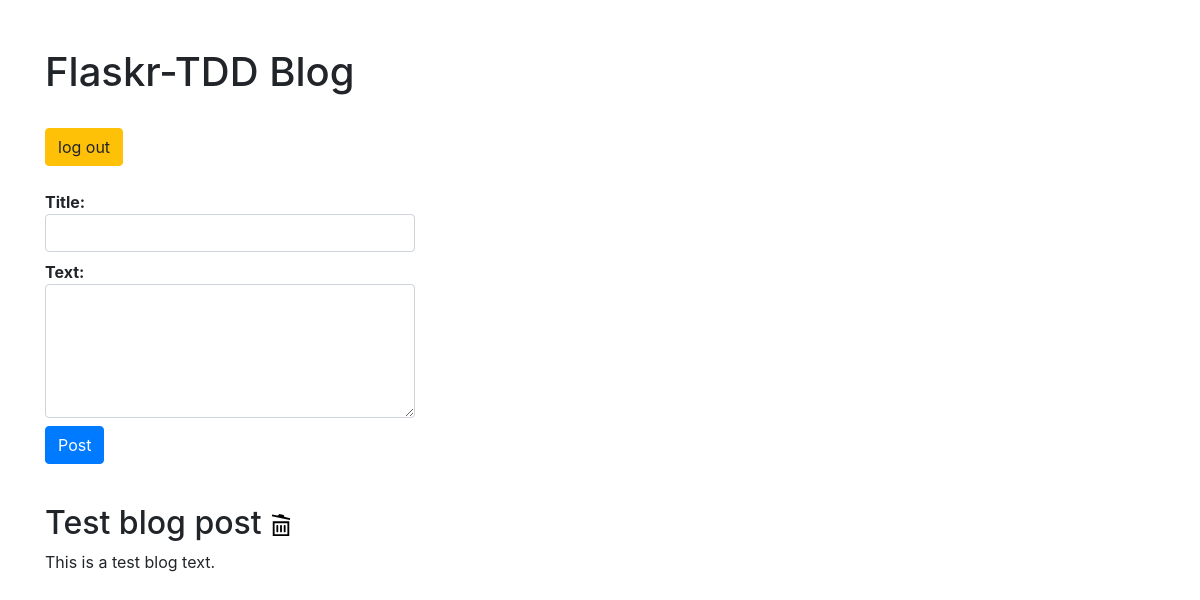
The page / (signed in) on the database as committed earlier.
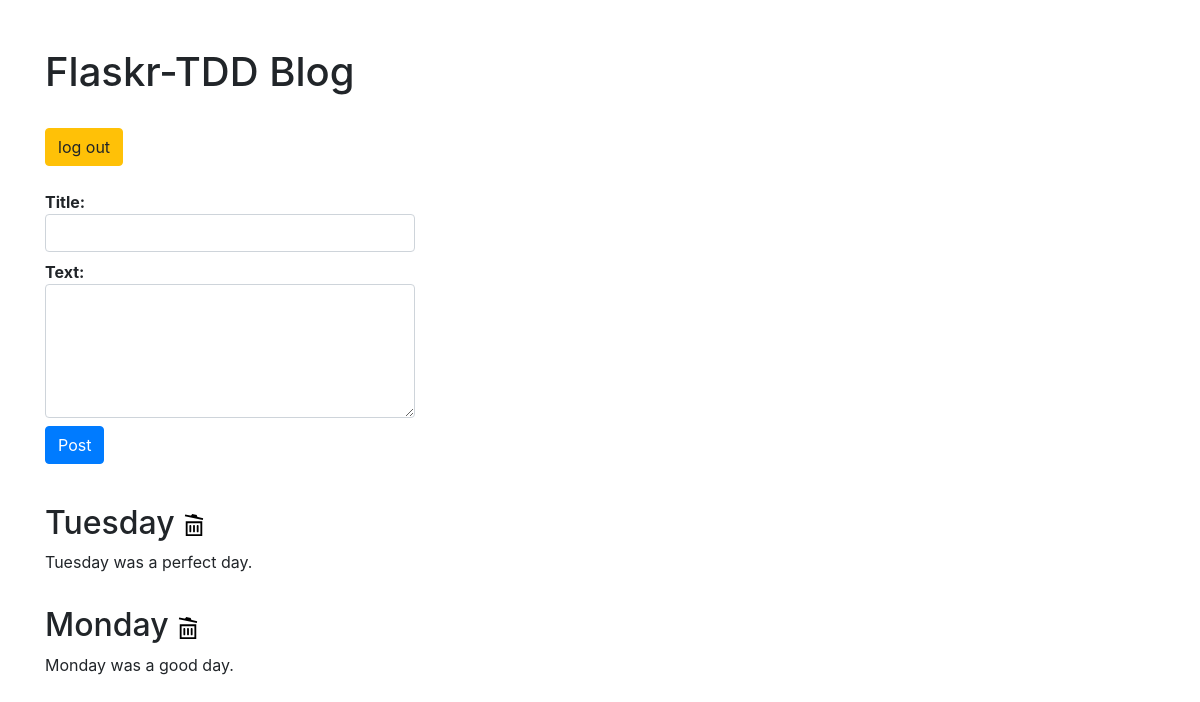
The same page on the database as committed later.
### tables this page shows
CREATE TABLE entries (
  id integer primary key autoincrement,
  title text not null,
  text text not null
);

### project/app.py (the view)
@app.route('/')
def index():
    db = get_db()
    cur = db.execute('select * from entries order by id desc')
    entries = cur.fetchall()
    return render_template('index.html', entries=entries)

### project/app.py (called while the page is built)
def connect_db():
    rv = sqlite3.connect(app.config["DATABASE"])
    rv.row_factory = sqlite3.Row
    return rv

def get_db():
    if not hasattr(g, "sqlite_db"):
        g.sqlite_db = connect_db()
    return g.sqlite_db

### project/templates/index.html (shortened to what this page needs)
<!DOCTYPE html>
<html>
  <head>
    <link
      rel="stylesheet"
      type="text/css"
      href="{{ url_for('static', filename='style.css') }}"
    />
    <link
      rel="stylesheet"
      href="https://cdn.jsdelivr.net/npm/bootstrap@4.5.3/dist/css/bootstrap.min.css"
    />
  </head>
  <body>
    <div class="container">
      <br /><br />
      <h1>Flaskr-TDD Blog</h1>
      <br />
      {% if not session.logged_in %}
      <a class="btn btn-success" role="button" href="{{ url_for('login') }}"
        >log in</a
      >
      {% else %}
      <a class="btn btn-warning" role="button" href="{{ url_for('logout') }}"
        >log out</a
      >
      {% endif %}
      <br /><br />
       {% if session.logged_in %}
      <form
        action="{{ url_for('add_entry') }}"
        method="post"
        class="add-entry form-group"
      >
        <dl>
          <dt>Title:</dt>
          <dd>
            <input
              type="text"
              size="30"
              name="title"
              class="form-control col-sm-4"
            />
          </dd>
          <dt>Text:</dt>
          <dd>
            <textarea
              name="text"
              rows="5"
              cols="40"
              class="form-control col-sm-4"
            ></textarea>
          </dd>
          <dd>
            <input type="submit" class="btn btn-primary" value="Post" />
          </dd>
        </dl>
      </form>
      {% endif %}
      <br />
      <ul class="entries">
        {% for entry in entries %}
        <li class="entry">
          <h2 id="{{ entry.id }}">
            {{ entry.title }}
            <svg class="delete-entry" id="{{ entry.id }}" xmlns="http://www.w3.org/2000/svg" width="22" height="22" viewBox="0 0 24 24"><path d="M9 13v6c0 .552-.448 1-1 1s-1-.448-1-1v-6c0-.552.448-1 1-1s1 .448 1 1zm7-1c-.552 0-1 .448-1 1v6c0 .552.448 1 1 1s1-.448 1-1v-6c0-.552-.448-1-1-1zm-4 0c-.552 0-1 .448-1 1v6c0 .552.448 1 1 1s1-.448 1-1v-6c0-.552-.448-1-1-1zm4.333-8.623c-.882-.184-1.373-1.409-1.189-2.291l-5.203-1.086c-.184.883-1.123 1.81-2.004 1.625l-5.528-1.099-.409 1.958 19.591 4.099.409-1.958-5.667-1.248zm4.667 4.623v16h-18v-16h18zm-2 14v-12h-14v12h14z"/></svg>
          </h2>
          {{ entry.text|safe }}
        </li>
        {% else %}
        <li><em>No entries yet. Add some!</em></li>
        {% endfor %}
      </ul>
    </div>
  </body>
</html>

### project/static/style.css (style rules this page uses)
.delete-entry { cursor: pointer; }
ul { list-style-type: none; margin: 0; padding: 0; }
.entry { margin-bottom: 2rem; }

Rows that differ between the two databases and show on the page:
removed entries: title "Test blog post", text "This is a test blog text."
added entries: title "Tuesday", text "Tuesday was a perfect day."
added entries: title "Monday", text "Monday was a good day."
